Frame 1 (no input): blank canvas, image omitted
Frame 60 (no input): blank canvas, image omitted
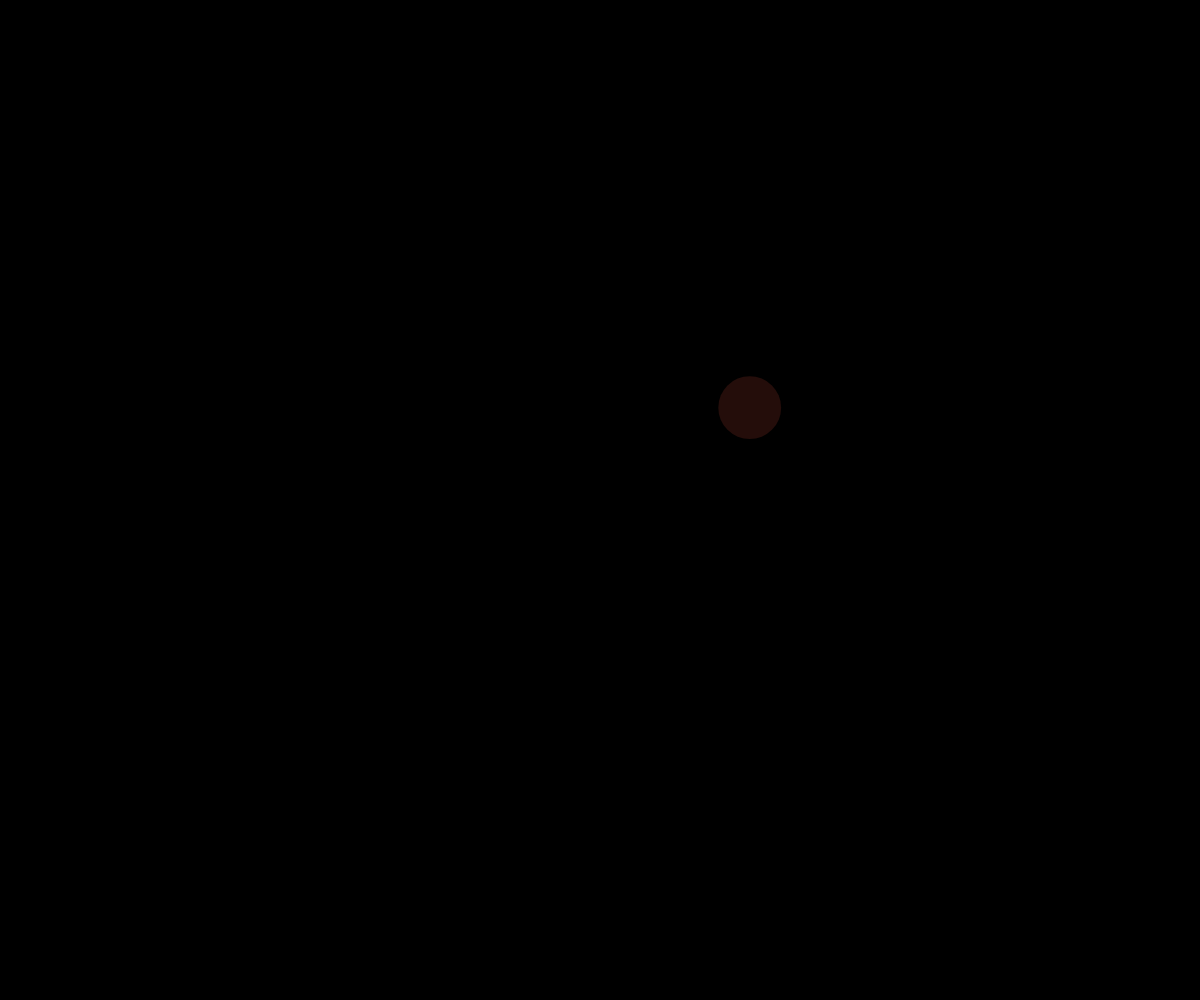
Frame 120 (the mouse pressed at the canvas centre since frame 60)

The p5.js sketch whose frames 1 and 60 were blank and that drew this single picture after the mouse press (run headless with seeded random() and noise() and a simulated clock; from frame 60 on, the mouse is pressed at the canvas centre):

// p5.js sketch
// ── sketch.js
// Ball Bounce

let ballArray = [];

function setup() {
  createCanvas(windowWidth, windowHeight);
}

function draw() {
  background("black");
  for (let i=0; i<ballArray.length; i++) {
    ballArray[i].move();
    ballArray[i].display();
  }
}

function mousePressed() {
  let theBall = new Ball(mouseX, mouseY, random(10, 40), random(10, 40));
  ballArray.push(theBall);
}

class Ball {
  constructor(x, y, radius) {
    this.x = x;
    this.y = y;
    this.radius = radius;
    this.dx = random(-5, 5);
    this.dy = random(-5, 5);
    this.someColor = color(random(255), random(255), random(255), random(255));
  }

  display() {
    noStroke();
    fill(this.someColor);
    ellipse(this.x, this.y, this.radius*2, this.radius*2);
  }

  move() {
    this.x += this.dx;
    this.y += this.dy;

    //bounce on walls
    if (this.x - this.radius < 0 || this.x + this.radius > width) {
      this.x *= -1;
    }
    if (this.y - this.radius < 0 || this.y + this.radius > height) {
      this.y *= -1;
    }
  }
}
